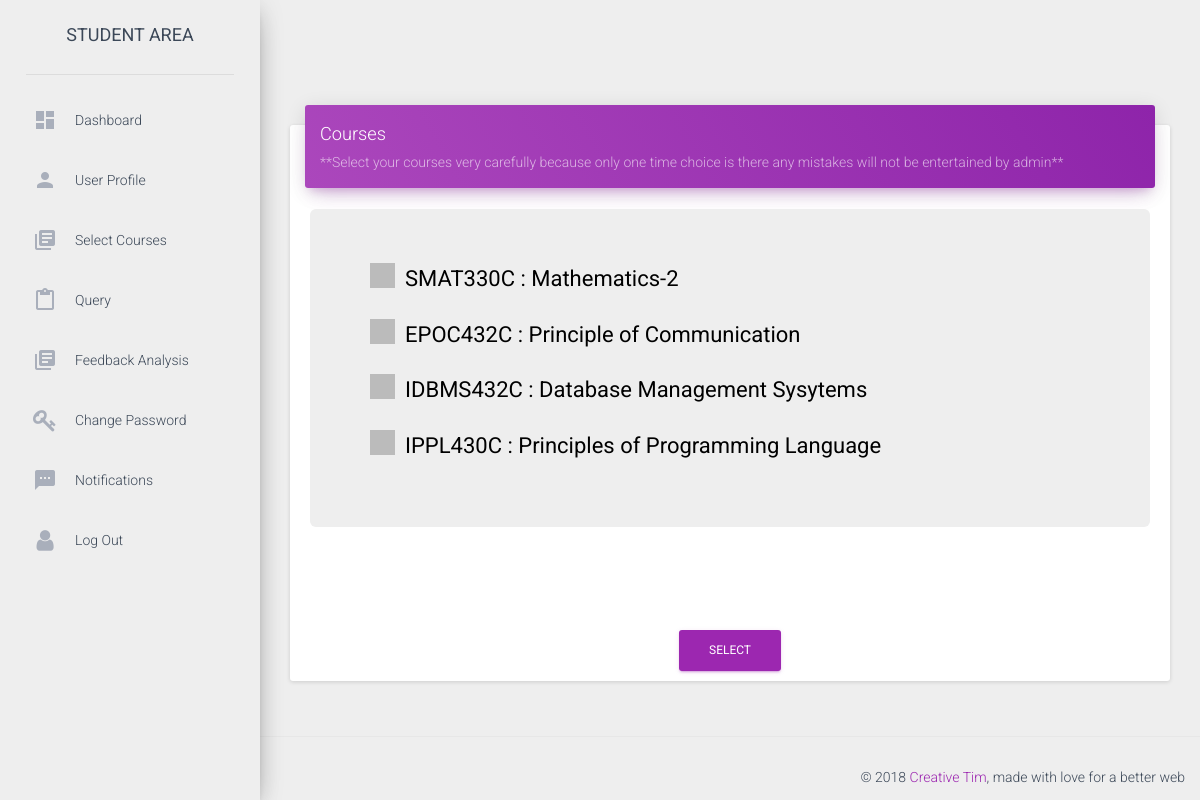
Page /courses (signed in) on the committed database.
### app.py (models this page shows)
class courses(db.Model):
	__tablename__ = 'courses'
	column_display_pk = True
	course_code = db.Column(db.String(20), primary_key=True)
	course_name = db.Column(db.String(40))
	credits = db.Column(db.Integer)
	semester = db.Column(db.Integer)
	department = db.Column(db.String(40))

### app.py (the view)
@app.route('/courses',methods = ['GET','POST'])
def courses():
	global current,type1
	course = None
	if session.get('logged_in'):
		conn = sqlite3.connect('students.sqlite3')
		cur = conn.cursor()
		cur.execute("SELECT * FROM users WHERE username = (?)",(current,))
		users = cur.fetchone()
		cur.execute("SELECT type1 from users where username = (?)",(current,))
		type1 = cur.fetchone()[0]
		cur.execute("SELECT * FROM query WHERE useremail = (?) and seen = (?)",(current+"@iiita.ac.in",0,))
		notifications = cur.fetchall()
		if notifications==[]:
			notifications=None
		if type1 == "Student" :
			cur.execute("SELECT semester from users where username = (?)",(current,))
			sem = int(cur.fetchone()[0])
			cur.execute("SELECT course_code,course_name from courses where semester = (?) ",(sem,))
			course = cur.fetchall()
		else :
			cur.execute("SELECT course_code,course_name from courses order by semester ")
			course = cur.fetchall()
		if request.method=="POST":
			for course_c in course:
				if request.form.get(course_c[0],):
					cur.execute("INSERT into users_courses (course_code,useremail) values (?,?)",(course_c[0],current+"@iiita.ac.in"))
					conn.commit()
			return redirect(url_for('dashboard',id=current))
		exist = None
		cur.execute("SELECT * FROM users_courses WHERE useremail = (?)",(current+"@iiita.ac.in",))
		users_cour = cur.fetchall()
		if users_cour != []:
			exist = True
		return render_template("courses.html",type1=type1,users=users,courses=course,exist=exist,notifications=notifications)
	return redirect(url_for('login'))

### templates/courses.html (shortened to what this page needs)
<!doctype html>
<html lang="en">
<head>
    <link href="../static/css/bootstrap.min.css" rel="stylesheet" />
    <link href="../static/css/material-dashboard.css?v=1.2.0" rel="stylesheet" />
    <link href="../static/css/demo.css" rel="stylesheet" />
    <link href="http://maxcdn.bootstrapcdn.com/font-awesome/latest/css/font-awesome.min.css" rel="stylesheet">
</head>
<body>
    <div class="wrapper">
        <div class="sidebar" data-color="purple" data-image="../static/img/sidebar-1.jpg">
            <div class="logo">
                <label class="simple-text">
                    STUDENT AREA
                </label>
            </div>
            <div class="sidebar-wrapper">
                <ul class="nav">
                     <li>
                        <a href="{{url_for('login')}}">
                            <i class="material-icons">dashboard</i>
                            <p>Dashboard</p>
                        </a>
                    </li>
                    <li>
                        <a href="{{url_for('profile',id=users[1])}}">
                            <i class="material-icons">person</i>
                            <p>User Profile</p>
                        </a>
                    </li>
                    <li>
                        <a href="{{url_for('courses')}}">
                            <i class="material-icons">library_books</i>
                            <p>Select Courses</p>
                        </a>
                    </li>
                    <li>
                        <a href="{{url_for('query')}}">
                            <i class="material-icons">content_paste</i>
                            <p>Query</p>
                        </a>
                    </li>
                    {% if type1 in "Student" %}
                    <li>
                        <a href="{{url_for('feedback')}}">
                            <i class="material-icons">library_books</i>
                            <p>Feedback</p>
                        </a>
                    </li>
                    {% else %}
                        <li>
                        <a href="{{url_for('feedbackanalysis')}}">
                            <i class="material-icons">library_books</i>
                            <p>Feedback Analysis</p>
                        </a>
                        </li>
                    {% endif %}
            <li>
                        <a href="{{url_for('change_password',id=users[1])}}">
                            <i class="fa fa-key"></i>
                            <p>Change Password</p>
                        </a>
                    </li>
                    <li>
                        <a href="{{url_for('notifications')}}">
                            <i class="material-icons">sms</i>
                           {% if notifications is none %}<p>Notifications</p>{% else %}<p style="color:red;"><strong>Notifications</strong></p>{% endif %}
                        </a>
                    </li>
                    <li>
                        <a href="{{url_for('logout')}}">
                            <i class="fa fa-user"></i>
                            <p>Log Out</p>
                        </a>
                    </li>
                </ul>
            </div>
        </div>
        <div class="main-panel">
            <div class="content">
                <div class="container-fluid">
                    <div class="card">
                        <div class="card-header" data-background-color="purple">
                            <h4 class="title">Courses</h4>
                            <p class="category">**Select your courses very carefully because only one time choice is there any mistakes will not be entertained by admin**
                            </p>
                        </div>
                        <form method="POST" action="">
                        <div class="card-content">
                            <div class="row">
                                <div class="col-md-12">
                                    <div class="jumbotron" style="">
                                        {% for course in courses %}
                    					<div class="row">
                    					<div class="col-md-12">
                    						<label class="container">{{course[0].upper()}} : {{course[1]}}
                      						<span class="checkmark"></span>
                    						</label>
                    					</div>
                                        </div>
                                        {% endfor %}
                                    </div>
                                </div>
                            </div>
                            <br>
                            <br>
                        </div>
                        <center><button type="submit" class="btn btn-primary">Select</button></center>
                    </form>
                    </div>
                </div>
            </div>
            <footer class="footer">
                <div class="container-fluid">
                    <p class="copyright pull-right">
                        &copy;
                        <a href="http://www.creative-tim.com">Creative Tim</a>, made with love for a better web
                    </p>
                </div>
            </footer>
        </div>
    </div>
</body>
</html>

### templates/courses.html (style rules this page uses)
.container { display: block; position: relative; padding-left: 35px; margin-bottom: 12px; cursor: pointer; font-size: 22px; -webkit-user-select: none; -moz-user-select: none; -ms-user-select: none; user-select: none; color: #000; }
.checkmark { position: absolute; top: 0; left: 0; height: 25px; width: 25px; background-color: #BBB; }
.checkmark:after { content: ""; position: absolute; display: none; }
.container .checkmark:after { left: 9px; top: 5px; width: 5px; height: 10px; border: solid white; border-width: 0 3px 3px 0; -webkit-transform: rotate(45deg); -ms-transform: rotate(45deg); transform: rotate(45deg); }

### rows in the picture
courses: course_code "SMAT330C", course_name "Mathematics-2"
courses: course_code "EPOC432C", course_name "Principle of Communication"
courses: course_code "IDBMS432C", course_name "Database Management Sysytems"
courses: course_code "IPPL430C", course_name "Principles of Programming Language"
